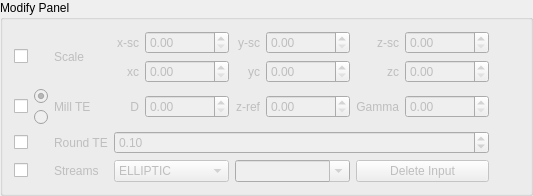
     <widget class="QGroupBox" name="ui_modify_groupbox">
      <property name="toolTip">
       <string/>
      </property>
      <property name="statusTip">
       <string>Modify Options</string>
      </property>
      <property name="title">
       <string>Modify Panel</string>
      </property>
      <layout class="QVBoxLayout" name="ui_modify_groupbox_vl">
       <item>
        <layout class="QGridLayout" name="ui_modify_vl_gl">
         <item row="4" column="2">
          <widget class="QLabel" name="ui_modify_te_round_lbl">
           <property name="enabled">
            <bool>false</bool>
           </property>
           <property name="statusTip">
            <string>Command: MODIFY/TE/ROUND - This keyword will round the trailing edge (TODO)</string>
           </property>
           <property name="text">
            <string>Round TE</string>
           </property>
          </widget>
         </item>
         <item row="2" column="2" rowspan="2">
          <widget class="QLabel" name="ui_modify_te">
           <property name="enabled">
            <bool>false</bool>
           </property>
           <property name="statusTip">
            <string>Command: MODIFY/TE or MODIFY/TE/IBL - This keyword will do a milling operation on the geometry by cutting the blade geometry</string>
           </property>
           <property name="text">
            <string>Mill TE</string>
           </property>
          </widget>
         </item>
         <item row="1" column="8">
          <widget class="QDoubleSpinBox" name="ui_modify_scale_zc_dspn">
           <property name="enabled">
            <bool>false</bool>
           </property>
           <property name="toolTip">
            <string>zc</string>
           </property>
           <property name="statusTip">
            <string>zc component of point C</string>
           </property>
           <property name="maximum">
            <double>199999.989999999990687</double>
           </property>
          </widget>
         </item>
         <item row="5" column="0">
          <widget class="QCheckBox" name="ui_modify_streams_chk">
           <property name="statusTip">
            <string>Enable keyword MODIFY/STREAMS</string>
           </property>
           <property name="text">
            <string/>
           </property>
          </widget>
         </item>
         <item row="5" column="5" colspan="2">
          <widget class="QComboBox" name="ui_modify_streams_input_combo">
           <property name="enabled">
            <bool>false</bool>
           </property>
           <property name="minimumSize">
            <size>
             <width>100</width>
             <height>0</height>
            </size>
           </property>
           <property name="font">
            <font>
             <weight>50</weight>
             <bold>false</bold>
             <strikeout>false</strikeout>
             <kerning>false</kerning>
            </font>
           </property>
           <property name="mouseTracking">
            <bool>false</bool>
           </property>
           <property name="acceptDrops">
            <bool>false</bool>
           </property>
           <property name="statusTip">
            <string>ELLIPTIC: n (int) number of stream surfaces; ORTHOGONAL: multiple entry between 0 and 1 of interior span positions. FILE: *.dat file file containing the stream surfaces</string>
           </property>
           <property name="autoFillBackground">
            <bool>false</bool>
           </property>
           <property name="editable">
            <bool>true</bool>
           </property>
           <property name="maxCount">
            <number>1</number>
           </property>
           <property name="minimumContentsLength">
            <number>0</number>
           </property>
          </widget>
         </item>
         <item row="5" column="7" colspan="2">
          <widget class="QPushButton" name="ui_modify_streams_deleteinput_btn">
           <property name="enabled">
            <bool>false</bool>
           </property>
           <property name="statusTip">
            <string>Remove Input: Delete entries in the combobox next to </string>
           </property>
           <property name="text">
            <string>Delete Input</string>
           </property>
          </widget>
         </item>
         <item row="0" column="4">
          <widget class="QDoubleSpinBox" name="ui_modify_scale_xsc_dspn">
           <property name="enabled">
            <bool>false</bool>
           </property>
           <property name="toolTip">
            <string>xsc</string>
           </property>
           <property name="statusTip">
            <string notr="true">x-sc component of vector valued scale </string>
           </property>
           <property name="maximum">
            <double>199999.989999999990687</double>
           </property>
          </widget>
         </item>
         <item row="0" column="5">
          <widget class="QLabel" name="ui_modify_scale_ysc_lbl">
           <property name="enabled">
            <bool>false</bool>
           </property>
           <property name="statusTip">
            <string/>
           </property>
           <property name="text">
            <string>y-sc</string>
           </property>
           <property name="alignment">
            <set>Qt::AlignRight|Qt::AlignTrailing|Qt::AlignVCenter</set>
           </property>
          </widget>
         </item>
         <item row="1" column="4">
          <widget class="QDoubleSpinBox" name="ui_modify_scale_xc_dspn">
           <property name="enabled">
            <bool>false</bool>
           </property>
           <property name="toolTip">
            <string>xc</string>
           </property>
           <property name="statusTip">
            <string>xc component of point C</string>
           </property>
           <property name="maximum">
            <double>199999.989999999990687</double>
           </property>
          </widget>
         </item>
         <item row="1" column="3">
          <widget class="QLabel" name="ui_modify_scale_xc_lbl">
           <property name="enabled">
            <bool>false</bool>
           </property>
           <property name="statusTip">
            <string/>
           </property>
           <property name="text">
            <string>xc</string>
           </property>
           <property name="alignment">
            <set>Qt::AlignRight|Qt::AlignTrailing|Qt::AlignVCenter</set>
           </property>
          </widget>
         </item>
         <item row="1" column="6">
          <widget class="QDoubleSpinBox" name="ui_modify_scale_yc_dspn">
           <property name="enabled">
            <bool>false</bool>
           </property>
           <property name="toolTip">
            <string>yc</string>
           </property>
           <property name="statusTip">
            <string>yc component of point C</string>
           </property>
           <property name="maximum">
            <double>199999.989999999990687</double>
           </property>
          </widget>
         </item>
         <item row="0" column="6">
          <widget class="QDoubleSpinBox" name="ui_modify_scale_ysc_dspn">
           <property name="enabled">
            <bool>false</bool>
           </property>
           <property name="toolTip">
            <string>ysc</string>
           </property>
           <property name="statusTip">
            <string>ysc component of vector valued scale </string>
           </property>
           <property name="maximum">
            <double>199999.989999999990687</double>
           </property>
          </widget>
         </item>
         <item row="1" column="5">
          <widget class="QLabel" name="ui_modify_scale_yc_lbl">
           <property name="enabled">
            <bool>false</bool>
           </property>
           <property name="statusTip">
            <string/>
           </property>
           <property name="text">
            <string>yc</string>
           </property>
           <property name="alignment">
            <set>Qt::AlignRight|Qt::AlignTrailing|Qt::AlignVCenter</set>
           </property>
          </widget>
         </item>
         <item row="0" column="8">
          <widget class="QDoubleSpinBox" name="ui_modify_scale_zsc_dspn">
           <property name="enabled">
            <bool>false</bool>
           </property>
           <property name="toolTip">
            <string>zsc</string>
           </property>
           <property name="statusTip">
            <string>zsc component of vector valued scale</string>
           </property>
           <property name="maximum">
            <double>199999.989999999990687</double>
           </property>
          </widget>
         </item>
         <item row="2" column="5" rowspan="2">
          <widget class="QLabel" name="ui_modify_te_zref_lbl">
           <property name="enabled">
            <bool>false</bool>
           </property>
           <property name="statusTip">
            <string/>
           </property>
           <property name="text">
            <string>z-ref</string>
           </property>
           <property name="alignment">
            <set>Qt::AlignRight|Qt::AlignTrailing|Qt::AlignVCenter</set>
           </property>
          </widget>
         </item>
         <item row="2" column="3" rowspan="2">
          <widget class="QLabel" name="ui_modify_te_d_lbl">
           <property name="enabled">
            <bool>false</bool>
           </property>
           <property name="statusTip">
            <string/>
           </property>
           <property name="text">
            <string>D</string>
           </property>
           <property name="alignment">
            <set>Qt::AlignRight|Qt::AlignTrailing|Qt::AlignVCenter</set>
           </property>
          </widget>
         </item>
         <item row="2" column="6" rowspan="2">
          <widget class="QDoubleSpinBox" name="ui_modify_te_zref_dspn">
           <property name="enabled">
            <bool>false</bool>
           </property>
           <property name="toolTip">
            <string>yc</string>
           </property>
           <property name="statusTip">
            <string>z-ref coord:  surface of revolution created by the line in the meridional plane defined by the point (z-ref, D/2) with angle gamma.</string>
           </property>
           <property name="maximum">
            <double>199999.989999999990687</double>
           </property>
          </widget>
         </item>
         <item row="2" column="4" rowspan="2">
          <widget class="QDoubleSpinBox" name="ui_modify_te_d_dspn">
           <property name="enabled">
            <bool>false</bool>
           </property>
           <property name="toolTip">
            <string/>
           </property>
           <property name="statusTip">
            <string>D coord: surface of revolution created by the line in the meridional plane defined by the point (z-ref, D/2) with angle gamma.</string>
           </property>
           <property name="maximum">
            <double>199999.989999999990687</double>
           </property>
          </widget>
         </item>
         <item row="3" column="1">
          <widget class="QRadioButton" name="ui_modify_te_ibl_rbtn">
           <property name="enabled">
            <bool>false</bool>
           </property>
           <property name="statusTip">
            <string>MODIFY/TE/IBL - diameter, z-reference and gamma angled are read from the ibl-file. Therefore, this keyword can only be used when the geometry is defined with READ/IBL or READ/IBL2</string>
           </property>
           <property name="text">
            <string/>
           </property>
          </widget>
         </item>
         <item row="2" column="7" rowspan="2">
          <widget class="QLabel" name="ui_modify_te_gamma_lbl">
           <property name="enabled">
            <bool>false</bool>
           </property>
           <property name="statusTip">
            <string/>
           </property>
           <property name="text">
            <string>Gamma</string>
           </property>
           <property name="alignment">
            <set>Qt::AlignRight|Qt::AlignTrailing|Qt::AlignVCenter</set>
           </property>
          </widget>
         </item>
         <item row="2" column="0" rowspan="2">
          <widget class="QCheckBox" name="ui_modify_te_chk">
           <property name="statusTip">
            <string>Enable keyword MODIFY/TE</string>
           </property>
           <property name="text">
            <string/>
           </property>
          </widget>
         </item>
         <item row="2" column="1">
          <widget class="QRadioButton" name="ui_modify_te_rbtn">
           <property name="enabled">
            <bool>false</bool>
           </property>
           <property name="statusTip">
            <string>MODIFY/TE</string>
           </property>
           <property name="text">
            <string/>
           </property>
           <property name="checked">
            <bool>true</bool>
           </property>
          </widget>
         </item>
         <item row="1" column="7">
          <widget class="QLabel" name="ui_modify_scale_zc_lbl">
           <property name="enabled">
            <bool>false</bool>
           </property>
           <property name="statusTip">
            <string/>
           </property>
           <property name="text">
            <string>zc</string>
           </property>
           <property name="alignment">
            <set>Qt::AlignRight|Qt::AlignTrailing|Qt::AlignVCenter</set>
           </property>
          </widget>
         </item>
         <item row="0" column="7">
          <widget class="QLabel" name="ui_modify_scale_zsc_lbl">
           <property name="enabled">
            <bool>false</bool>
           </property>
           <property name="statusTip">
            <string/>
           </property>
           <property name="text">
            <string>z-sc</string>
           </property>
           <property name="alignment">
            <set>Qt::AlignRight|Qt::AlignTrailing|Qt::AlignVCenter</set>
           </property>
          </widget>
         </item>
         <item row="2" column="8" rowspan="2">
          <widget class="QDoubleSpinBox" name="ui_modify_te_gamma_dspn">
           <property name="enabled">
            <bool>false</bool>
           </property>
           <property name="toolTip">
            <string>zc</string>
           </property>
           <property name="statusTip">
            <string>Gamma:  surface of revolution created by the line in the meridional plane defined by the point (z-ref, D/2) with angle gamma.</string>
           </property>
           <property name="maximum">
            <double>199999.989999999990687</double>
           </property>
          </widget>
         </item>
         <item row="0" column="0" rowspan="2">
          <widget class="QCheckBox" name="ui_modify_scale_chk">
           <property name="statusTip">
            <string>Enable keyword MODIFY/SCALE</string>
           </property>
           <property name="text">
            <string/>
           </property>
          </widget>
         </item>
         <item row="5" column="2">
          <widget class="QLabel" name="ui_modify_streams_lbl">
           <property name="enabled">
            <bool>false</bool>
           </property>
           <property name="statusTip">
            <string>Command: MODIFY/STREAMS - This keyword will re-create the blade geometry based on new section profiles created on new stream surfaces</string>
           </property>
           <property name="text">
            <string>Streams</string>
           </property>
          </widget>
         </item>
         <item row="0" column="2" rowspan="2">
          <widget class="QLabel" name="ui_modify_scale_lbl">
           <property name="enabled">
            <bool>false</bool>
           </property>
           <property name="statusTip">
            <string>Command: MODIFY/SCALE - This keyword will scale the geometry with the vector valued scale factor f = (x-sc, y-sc, z-sc) with respect to a point C = (xc, yc, zc)</string>
           </property>
           <property name="text">
            <string>Scale</string>
           </property>
          </widget>
         </item>
         <item row="0" column="3">
          <widget class="QLabel" name="ui_modify_scale_xsc_lbl">
           <property name="enabled">
            <bool>false</bool>
           </property>
           <property name="statusTip">
            <string/>
           </property>
           <property name="text">
            <string>x-sc</string>
           </property>
           <property name="alignment">
            <set>Qt::AlignRight|Qt::AlignTrailing|Qt::AlignVCenter</set>
           </property>
          </widget>
         </item>
         <item row="5" column="3" colspan="2">
          <widget class="QComboBox" name="ui_modify_streams_opt_combo">
           <property name="enabled">
            <bool>false</bool>
           </property>
           <property name="maximumSize">
            <size>
             <width>16777215</width>
             <height>16777215</height>
            </size>
           </property>
           <property name="statusTip">
            <string>Method: ELLIPTIC - constant span positions based on elliptic grid; ORTHOGONAL - constant span positions based on orthogonal grid; FILE - arbitrary stream surfaces read from file</string>
           </property>
           <item>
            <property name="text">
             <string>ELLIPTIC</string>
            </property>
           </item>
           <item>
            <property name="text">
             <string>ORTHOGONAL</string>
            </property>
           </item>
           <item>
            <property name="text">
             <string>FILE</string>
            </property>
           </item>
          </widget>
         </item>
         <item row="2" column="9" rowspan="2">
          <widget class="QToolButton" name="ui_modify_te_help_btn">
           <property name="statusTip">
            <string>Help: Display the figure for Trailing edge milling parameters details</string>
           </property>
           <property name="text">
            <string/>
           </property>
           <property name="icon">
            <iconset>
             <normaloff>../../../../dev/.designer/backup/icons/bladepro/help.svg</normaloff>../../../../dev/.designer/backup/icons/bladepro/help.svg</iconset>
           </property>
           <property name="autoRaise">
            <bool>true</bool>
           </property>
          </widget>
         </item>
         <item row="4" column="0">
          <widget class="QCheckBox" name="ui_modify_te_round_chk">
           <property name="statusTip">
            <string>Enable keyword MODIFY/STREAMS</string>
           </property>
           <property name="text">
            <string/>
           </property>
          </widget>
         </item>
         <item row="4" column="3" colspan="6">
          <widget class="QDoubleSpinBox" name="ui_modify_te_round_dpsn">
           <property name="enabled">
            <bool>false</bool>
           </property>
           <property name="statusTip">
            <string>field: (TODO)</string>
           </property>
           <property name="minimum">
            <double>0.010000000000000</double>
           </property>
           <property name="maximum">
            <double>1.000000000000000</double>
           </property>
           <property name="singleStep">
            <double>0.200000000000000</double>
           </property>
           <property name="value">
            <double>0.100000000000000</double>
           </property>
          </widget>
         </item>
        </layout>
       </item>
      </layout>
     </widget>
